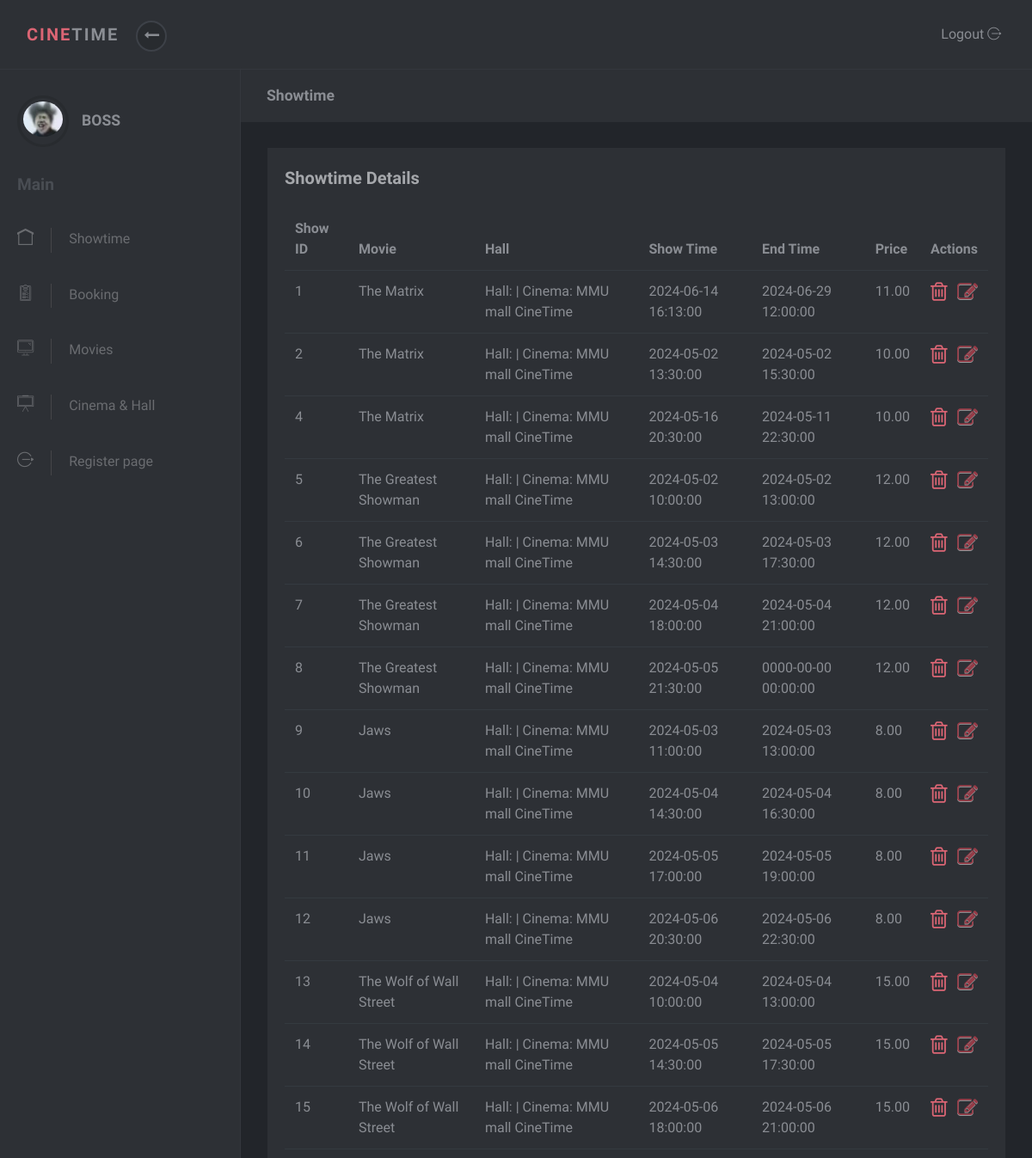
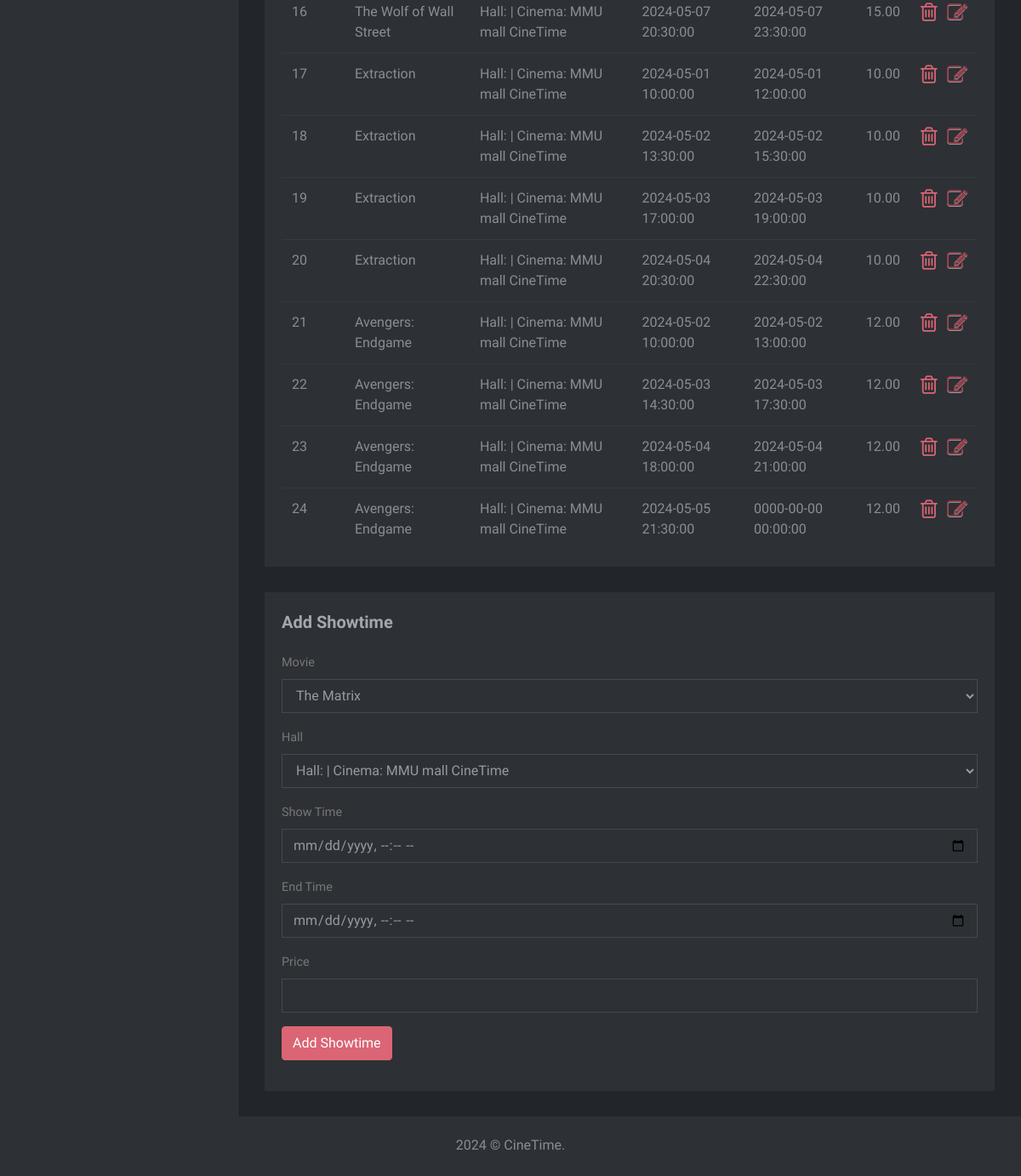
Page /Userpage/admin/home.php (signed in) on the earlier database version (2 pictures, top to bottom).
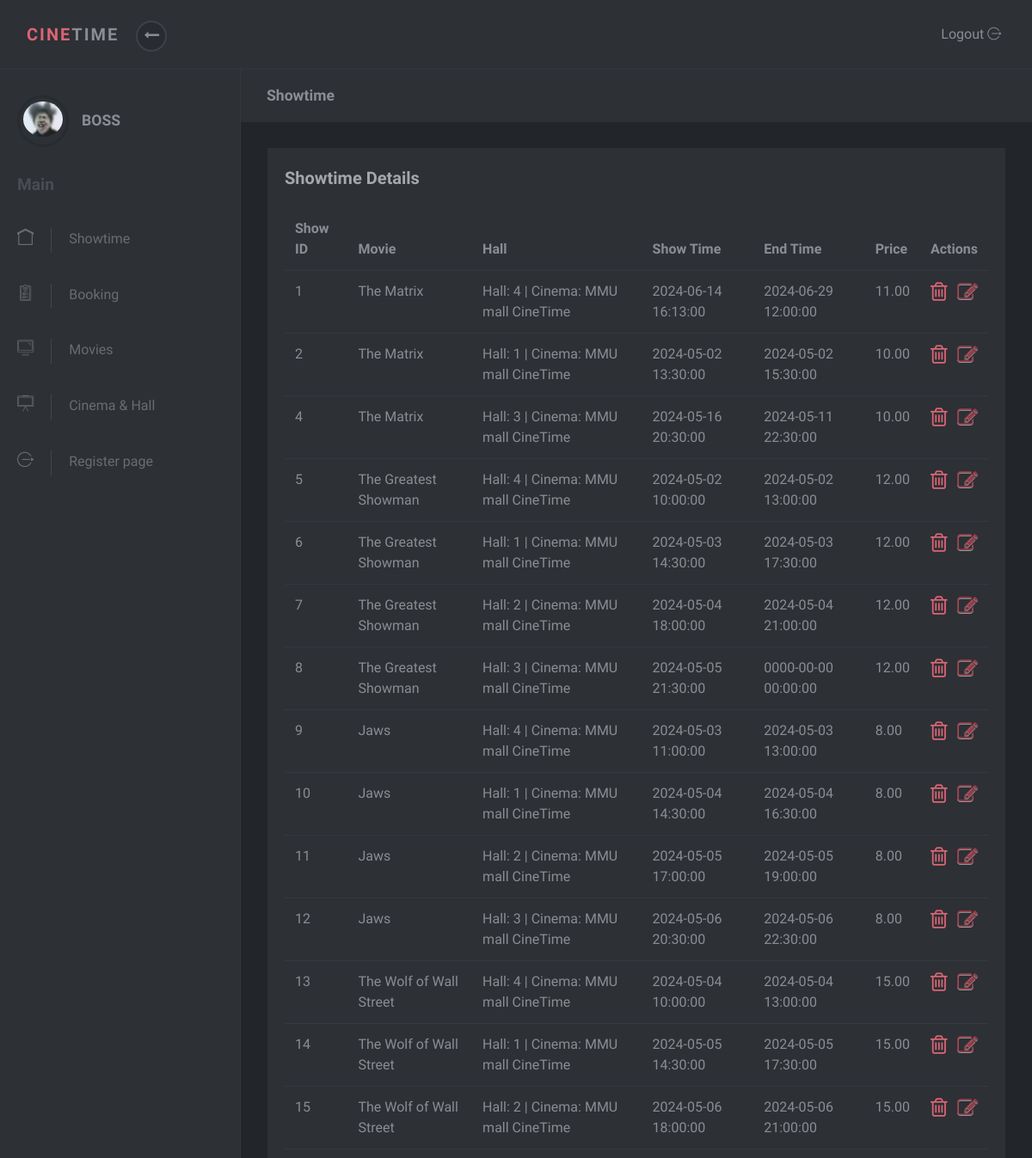
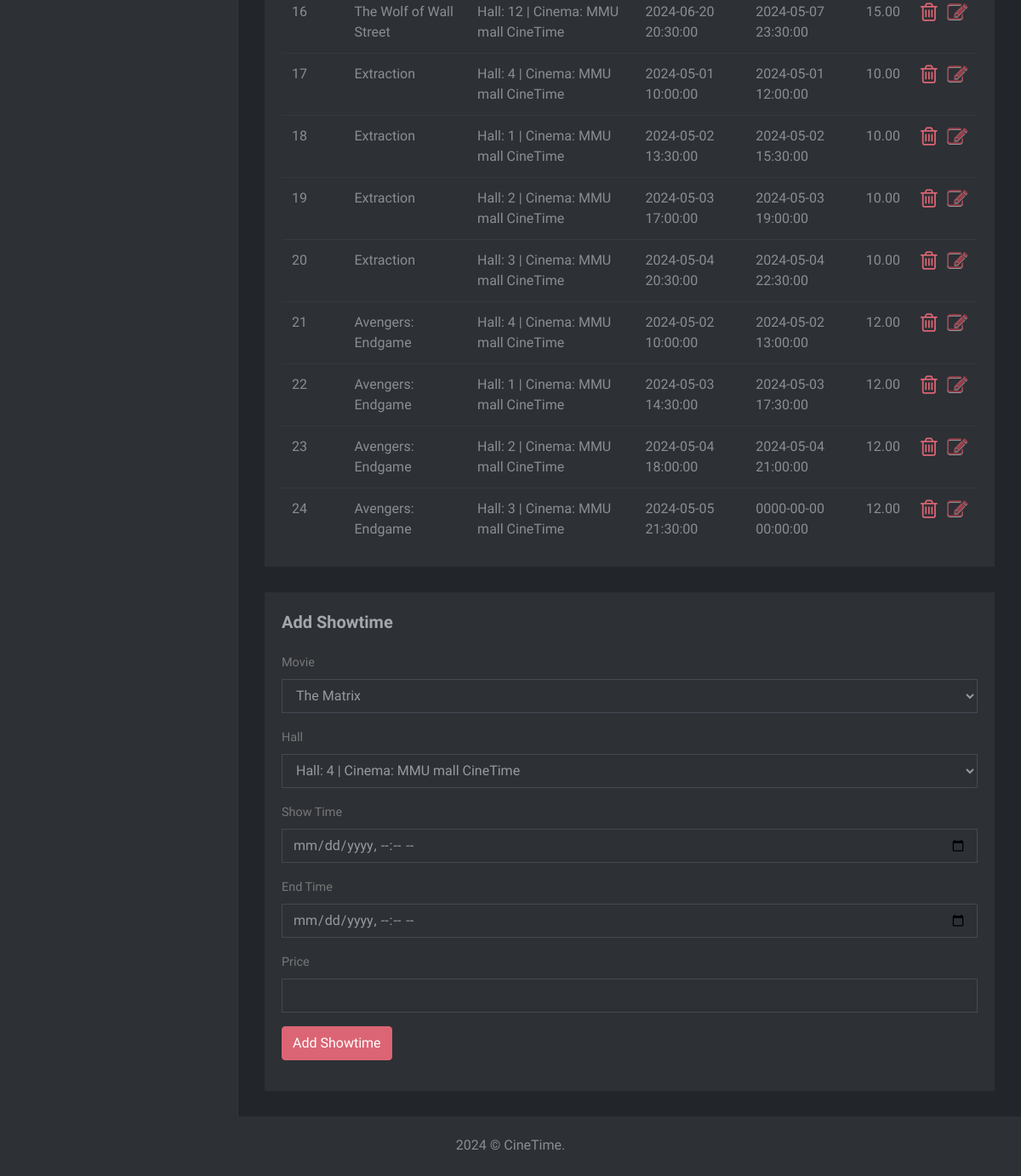
Same page on the later database version (2 pictures, top to bottom).
### tables this page shows
CREATE TABLE `showtime` (
  `show_id` int(10) NOT NULL,
  `Movie_id` int(10) NOT NULL,
  `Hall_id` int(10) NOT NULL,
  `show_time` datetime NOT NULL,
  `end_time` datetime NOT NULL,
  `price` decimal(5,2) NOT NULL
);

CREATE TABLE `movie` (
  `movie_id` int(10) NOT NULL,
  `title` varchar(255) NOT NULL,
  `genre` varchar(255) NOT NULL,
  `director` varchar(255) NOT NULL,
  `cast` text NOT NULL,
  `synopsis` text NOT NULL,
  `duration` int(3) NOT NULL,
  `release_date` date NOT NULL,
  `poster_path` longblob NOT NULL,
  `trailers_path` varchar(255) NOT NULL
);

CREATE TABLE `cinema` (
  `cinema_id` int(10) NOT NULL,
  `name` varchar(255) NOT NULL,
  `location` varchar(255) NOT NULL,
  `city` varchar(255) NOT NULL,
  `num_of_hall` int(10) NOT NULL
);

CREATE TABLE `hall` (
  `hall_id` int(10) NOT NULL,
  `hall_num` int(10) NOT NULL,
  `cinema_id` int(10) NOT NULL,
  `number_of_seat` int(10) NOT NULL
);

### Userpage/admin/showtime.php (the view, shortened to what this page needs)
<div class="page-content">
  <div class="page-header">
    <div class="container-fluid">
      <h2 class="h5 no-margin-bottom">Showtime</h2>
    </div>
  </div>
  <div class="tilted-container">
    <section class="no-padding-top no-padding-bottom">
      <div class="container-fluid">
        <div class="row">
          <div class="col-lg-12">
            <div class="block margin-bottom-sm tilted-content">
              <div class="title"><strong>Showtime Details</strong></div>
              <div class="table-responsive">
                <?php include("connect.php");
                $query = "SELECT * FROM showtime";
                $result = mysqli_query($conn, $query);
                if (mysqli_num_rows($result) > 0) {
                    echo '<table class="table">';
                    echo '<thead>';
                    echo '<tr>';
                    echo '<th>Show ID</th>';
                    echo '<th>Movie</th>';
                    echo '<th>Hall</th>';
                    echo '<th>Show Time</th>';
                    echo '<th>End Time</th>';
                    echo '<th>Price</th>';
                    echo '<th>Actions</th>';
                    echo '</tr>';
                    echo '</thead>';
                    echo '<tbody>';
                    while ($row = mysqli_fetch_assoc($result)) {
                        $movieQuery = "SELECT title FROM movie WHERE movie_id = " . $row['Movie_id'];
                        $movieResult = mysqli_query($conn, $movieQuery);
                        $movieRow = mysqli_fetch_assoc($movieResult);
                        $hallQuery = "SELECT hall_num, cinema_id FROM hall WHERE hall_id = " . $row['Hall_id'];
                        $hallResult = mysqli_query($conn, $hallQuery);
                        $hallRow = mysqli_fetch_assoc($hallResult);
                        $cinemaQuery = "SELECT name FROM cinema WHERE cinema_id = " . $hallRow['cinema_id'];
                        $cinemaResult = mysqli_query($conn, $cinemaQuery);
                        $cinemaRow = mysqli_fetch_assoc($cinemaResult);
                        echo '<tr>';
                        echo '<td>' . $row['show_id'] . '</td>';
                        echo '<td>' . $movieRow['title'] . '</td>';
                        echo '<td>' . 'Hall: ' . $hallRow['hall_num'] . ' |  Cinema: ' . $cinemaRow['name'] . '</td>';
                        echo '<td>' . $row['show_time'] . '</td>';
                        echo '<td>' . $row['end_time'] . '</td>';
                        echo '<td>' . $row['price'] . '</td>';
                        echo '<td>
                                <button type="button" data-toggle="modal" data-target="#editModal' . $row['show_id'] . '" class="close" ><i class="fa fa-edit" style="color:#ff4759;"></i></button>
                                <a class="fa fa-trash-o" style="font-size:25px" href="delete_showtime.php?show_id='. $row['show_id'].'" onclick="return confirmDelete();"></a>
                              </td>';
                        echo '</tr>';
                    }
                    echo '</tbody>';
                    echo '</table>';
                } else {
                    echo 'No showtime details found.';
                }
                ?>
              </div>
            </div>
          </div>
        </div>
      </div>
    </section>
    <section class="no-padding-top no-padding-bottom">
      <div class="container-fluid">
        <div class="row">
          <div class="col-lg-12">
            <div class="block margin-bottom-sm">
              <div class="title"><strong>Add Showtime</strong></div>
              <div class="table-responsive">
                <div class="block-body">
                  <form method="post" action="submit_showtime.php">
                    <div class="form-group">
                      <label class="form-control-label">Movie</label>
                      <select name="movie_id" class="form-control">
                        <?php
                          $query = "SELECT movie_id, title FROM movie";
                          $result = mysqli_query($conn, $query);
                          while ($row = mysqli_fetch_assoc($result)) {
                            echo '<option value="' . $row['movie_id'] . '">' . $row['title'] . '</option>';
                          }
                        ?>
                      </select>
                    </div>
                    <div class="form-group">
                      <label class="form-control-label">Hall</label>
                      <select name="hall_id" class="form-control">
                        <?php
                          $query = "SELECT hall_id, hall_num, cinema_id FROM hall";
                          $result = mysqli_query($conn, $query);
                          while ($row = mysqli_fetch_assoc($result)) {
                            $cinemaQuery = "SELECT name FROM cinema WHERE cinema_id = " . $row['cinema_id'];
                            $cinemaResult = mysqli_query($conn, $cinemaQuery);
                            $cinemaRow = mysqli_fetch_assoc($cinemaResult);
                            echo '<option value="'. $row['hall_id']. '">Hall: '. $row['hall_num'] . ' |  Cinema: ' . $cinemaRow['name'] . '</option>';
                          }
                        ?>
                      </select>
                    </div>
                    <div class="form-group">
                      <label class="form-control-label">Show Time</label>
                      <input type="datetime-local" name="show_time" class="form-control">
                    </div>
                    <div class="form-group">
                      <label class="form-control-label">End Time</label>
                      <input type="datetime-local" name="end_time" class="form-control">
                    </div>
                    <div class="form-group">
                      <label class="form-control-label">Price</label>
                      <input type="number" name="price" class="form-control">
                    </div>
                    <div class="form-group">
                      <input type="submit" value="Add Showtime" class="btn btn-primary">
                    </div>
                  </form>
                </div>
              </div>
            </div>
          </div>
        </div>
      </div>
    </section>
  </div>
</div>

### Userpage/admin/home.php (shortened to what this page needs)
<?php
  include("connect.php");
?>
<!DOCTYPE html>
<html>
  <head>
    <link rel="stylesheet" href="vendor/bootstrap/css/bootstrap.min.css">
    <link rel="stylesheet" href="vendor/font-awesome/css/font-awesome.min.css">
    <link rel="stylesheet" href="css/font.css">
    <link rel="stylesheet" href="css/style.default.css" id="theme-stylesheet">
    <link rel="stylesheet" href="css/custom.css">
    <link rel="stylesheet" href="https://cdnjs.cloudflare.com/ajax/libs/font-awesome/4.7.0/css/font-awesome.min.css">
  </head>
  <body>
    <header class="header">
      <nav class="navbar navbar-expand-lg">
        <div class="container-fluid d-flex align-items-center justify-content-between">
          <div class="navbar-header">
            <a href="home.php" class="navbar-brand">
              <div class="brand-text brand-big visible text-uppercase"><strong class="text-primary">Cine</strong><strong>Time</strong></div>
              <div class="brand-text brand-sm"><strong class="text-primary">C</strong><strong>T</strong></div></a>
            <button class="sidebar-toggle"><i class="fa fa-long-arrow-left"></i></button>
          </div>
            <div class="list-inline-item logout">                   <a id="logout" href="index.php" class="nav-link">Logout <i class="icon-logout"></i></a></div>
          </div>
      </nav>
    </header>
    <div class="d-flex align-items-stretch">
      <nav id="sidebar">
        <div class="sidebar-header d-flex align-items-center">
          <div class="avatar"><img src="img/user.png" alt="..." class="img-fluid rounded-circle"></div>
            <div class="title">
            <h1 class="h5">
              <?php
               echo  $_SESSION['admin_name'];
              ?>
            </h1>
          </div>
        </div>
        <span class="heading">Main</span>
          <ul class="list-unstyled">
            <li><a href="home.php?show=showtime"><i class="icon-home"></i>Showtime</a></li>
            <li><a href="home.php?show=booking"><i class="icon-padnote"></i>Booking</a></li>
            <li><a href="home.php?show=movie"><i class="icon icon-computer"></i>Movies</a></li>
                <?php
                  if ($_SESSION['is_super_admin'] == 1) {
                      echo '<li> <a href="home.php?show=cinema"> <i class="icon-writing-whiteboard"></i>Cinema & Hall </a></li>';
                      echo '<li><a href="register.php"> <i class="icon-logout"></i>Register page </a></li>';
                    }
                  ?>
        </ul>
      </nav>
        <?php
          if (isset($_GET['show']) && $_GET['show'] == 'showtime') {
            include("showtime.php");
          } else if (isset($_GET['show']) && $_GET['show'] == 'forms') {
            include("forms.php");
          } else if (isset($_GET['show']) && $_GET['show'] == 'tables') {
            include("tables.php");
          } else if (isset($_GET['show']) && $_GET['show'] == 'booking') {
            include("booking.php");
          } elseif (isset($_GET['show']) && $_GET['show'] == 'movie') {
            include("movie.php");
          } elseif (isset($_GET['show']) && $_GET['show'] == 'cinema') {
            include("cinema.php");
          } else {
            include("showtime.php");
          }
        ?>
        <footer class="footer">
          <div class="footer__block block no-margin-bottom">
            <div class="container-fluid text-center">
               <p class="no-margin-bottom">2024 &copy; CineTime.</p>
            </div>
          </div>
        </footer>
      </div>
  </body>
</html>

Differences in the rows shown:
changed through a linked row, showtime id 1: Hall.hall_num (not shown) → "4"
changed through a linked row, showtime id 2: Hall.hall_num (not shown) → "1"
changed through a linked row, showtime id 4: Hall.hall_num (not shown) → "3"
changed through a linked row, showtime id 5: Hall.hall_num (not shown) → "4"
changed through a linked row, showtime id 6: Hall.hall_num (not shown) → "1"
changed through a linked row, showtime id 7: Hall.hall_num (not shown) → "2"
changed through a linked row, showtime id 8: Hall.hall_num (not shown) → "3"
changed through a linked row, showtime id 9: Hall.hall_num (not shown) → "4"
changed through a linked row, showtime id 10: Hall.hall_num (not shown) → "1"
changed through a linked row, showtime id 11: Hall.hall_num (not shown) → "2"
changed through a linked row, showtime id 12: Hall.hall_num (not shown) → "3"
changed through a linked row, showtime id 13: Hall.hall_num (not shown) → "4"
changed through a linked row, showtime id 14: Hall.hall_num (not shown) → "1"
changed through a linked row, showtime id 15: Hall.hall_num (not shown) → "2"
changed showtime id 16: Hall.hall_num (not shown) → "12"; show_time "2024-05-07 20:30:00" → "2024-06-20 20:30:00"
changed through a linked row, showtime id 17: Hall.hall_num (not shown) → "4"
changed through a linked row, showtime id 18: Hall.hall_num (not shown) → "1"
changed through a linked row, showtime id 19: Hall.hall_num (not shown) → "2"
changed through a linked row, showtime id 20: Hall.hall_num (not shown) → "3"
changed through a linked row, showtime id 21: Hall.hall_num (not shown) → "4"
changed through a linked row, showtime id 22: Hall.hall_num (not shown) → "1"
changed through a linked row, showtime id 23: Hall.hall_num (not shown) → "2"
changed through a linked row, showtime id 24: Hall.hall_num (not shown) → "3"
Other differences:
form field hall_id: "Hall: | Cinema: MMU mall CineTime" → "Hall: 4 | Cinema: MMU mall CineTime"
